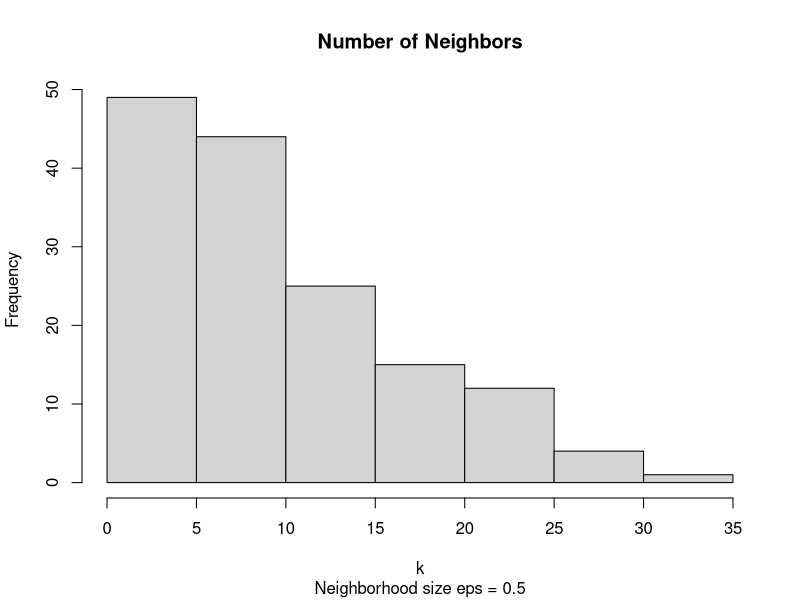
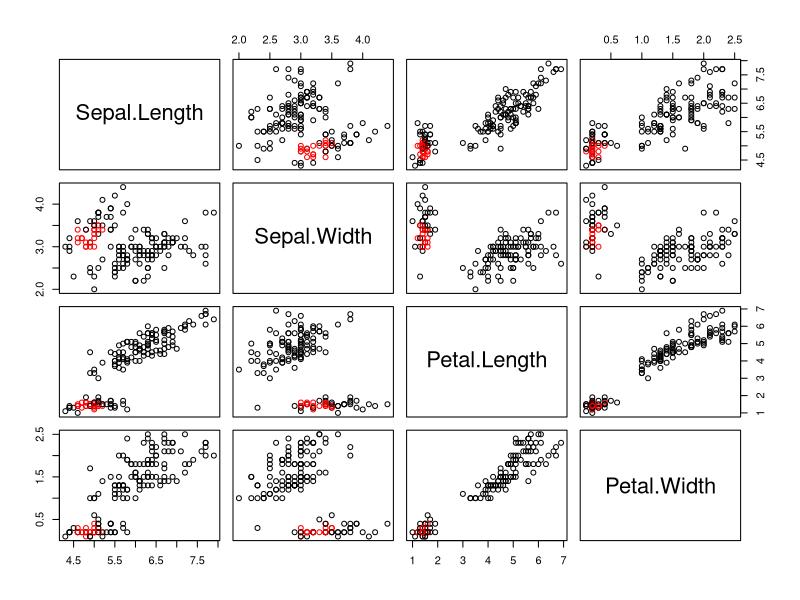
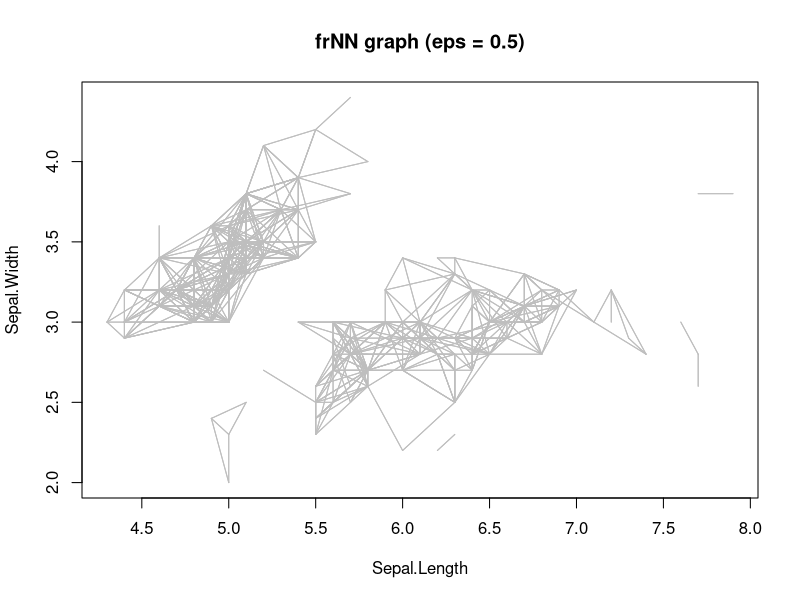
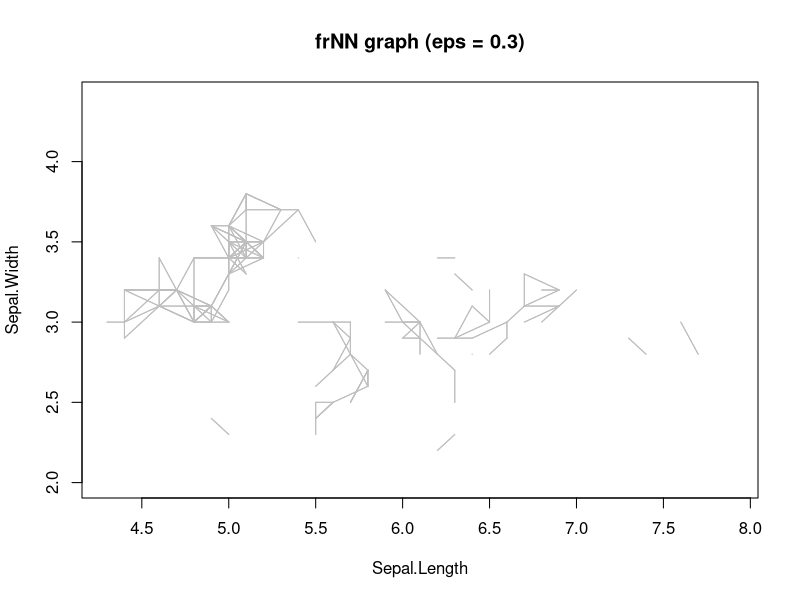

Reproduce these figures in R, in order.
library(dbscan)


### Name: frNN
### Title: Find the Fixed Radius Nearest Neighbors
### Aliases: frNN frnn sort.frNN
### Keywords: model

### ** Examples

data(iris)
x <- iris[, -5]

# Find fixed radius nearest neighbors for each point
nn <- frNN(x, eps=.5)

# Number of neighbors
hist(sapply(adjacencylist(nn), length),
  xlab = "k", main="Number of Neighbors",
  sub = paste("Neighborhood size eps =", nn$eps))

# Explore neighbors of point i = 10
i <- 10
nn$id[[i]]
nn$dist[[i]]
plot(x, col = ifelse(1:nrow(iris) %in% nn$id[[i]], "red", "black"))

# get an adjacency list
head(adjacencylist(nn))

# plot the fixed radius neighbors (and then reduced to a radius of .3)
plot(nn, x)
plot(frNN(nn, .3), x)

## manually create a frNN object for dbscan (dbscan only needs ids and eps)
nn <- list(ids = list(c(2,3), c(1,3), c(1,2,3), c(3,5), c(4,5)), eps = 1)
class(nn) <- c("NN", "frNN")
nn
dbscan(nn, minPts = 2)
